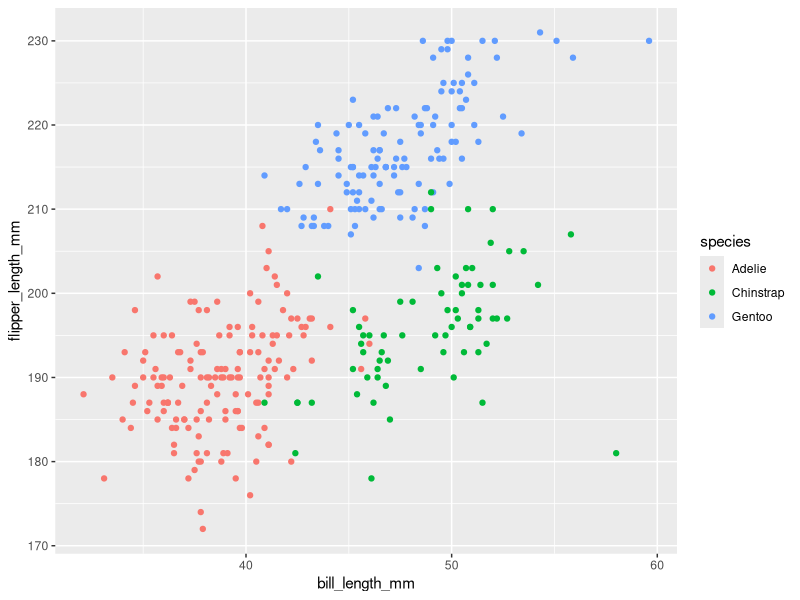

R code for this plot:
## ---- chunk 1
library(tidyverse)
## ---- chunk 2
data("penguins", package = "palmerpenguins")
## ---- chunk 3
ggplot(penguins, aes(x = bill_length_mm, y = flipper_length_mm, color = species)) + geom_point()
## ---- chunk 4
hw_frame =
  tibble(
    random_vec = rnorm(n = 10),
    logical_vec = random_vec > 0,
    character_vec = c(sample(LETTERS, 10, replace = TRUE)),
    factor_vec = factor(cut(random_vec,3,labels = c('Low','Medium','High')))
  )
